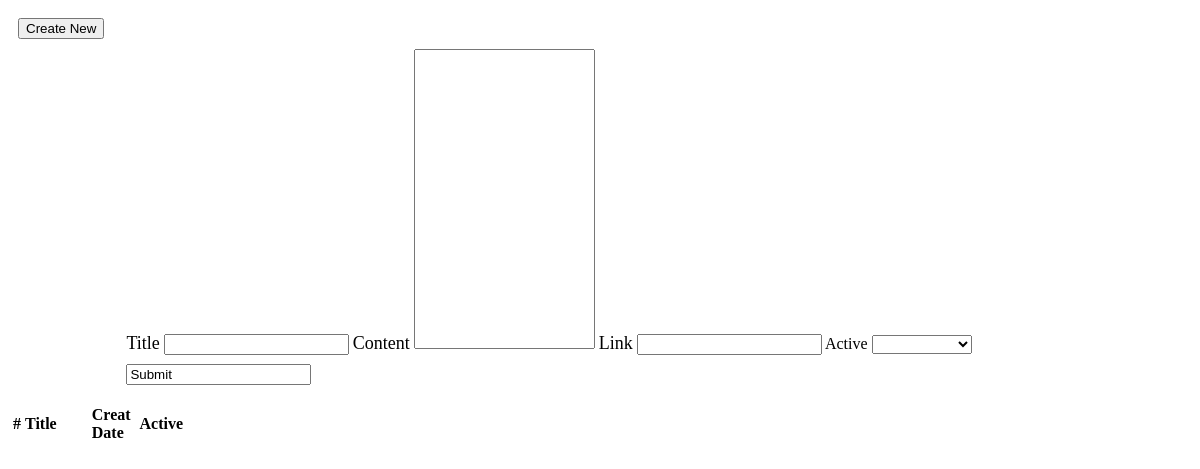
/home/update_news/, run on an earlier commit of the app's database.
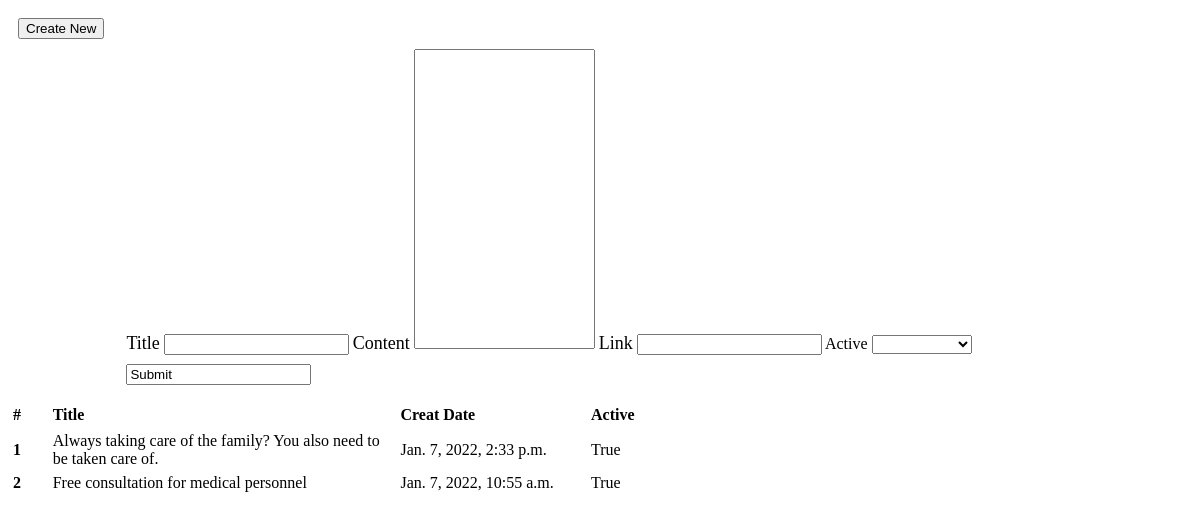
And on a later commit of the database.
### home/models.py (models this page shows)
class LatestNews(models.Model):
    seq = models.BigAutoField(db_column='Seq', primary_key=True)
    user_id = models.ForeignKey(User,on_delete=models.SET_NULL, blank=True, null=True)
    news_title = models.CharField(db_column='NewsTitle', max_length=100, blank=True)
    news_content = models.CharField(db_column='NewsContent', max_length=400, blank=True)
    news_link = models.CharField(db_column='NewsLink', max_length=200, blank=True)
    news_location = models.BooleanField(db_column='NewsLocation', blank=True)
    active = models.BooleanField(db_column='Active', blank=True)
    creatdt = models.DateTimeField(db_column='CreatDt', blank=True)
    updatedt = models.DateTimeField(db_column='UpdateDt', blank=True)

### home/views.py (the view, shortened to what this page needs)
# urls.py: path('update_news/', views.update_news, name='update_news'),
def update_news(request):
    if request.method == 'POST':
        data = request.POST
        form = LatestNewsForm(data)
        if data.get("seq"):
            record = LatestNews.objects.filter(seq=data.get("seq"))
            form = LatestNewsForm(data, instance=record[0])
            if form.is_valid():
                try:
                    if requests.get(data.get("news_link")):
                        submit_form = form.save(commit=False)
                        submit_form.active = int(data.get('active'))
                        submit_form.news_location = True
                        submit_form.updatedt = datetime.today()
                        submit_form.save()
                        result = {'result': True, 'message': 'Save success.'}
                    elif requests.get(f"http://{request.META.get('HTTP_HOST', '')}/{data.get('news_link')}"):
                        submit_form = form.save(commit=False)
                        submit_form.active = int(data.get('active'))
                        submit_form.news_location = False
                        submit_form.updatedt = datetime.today()
                        submit_form.save()
                        result = {'result': True, 'message': 'Save success.'}
                except:
                    result = {'result': False, 'message': 'Link address is not correct. Please check.'}
            else:
                message = error_dict_convert(form.errors)
                result = {'result': False, 'message': message}
        else:
            form = LatestNewsForm(data)
            if form.is_valid():
                try:
                    if requests.get(data.get('news_link')):
                        submit_form = form.save(commit=False)
                        submit_form.news_location = True
                        submit_form.user_id_id = request.user.id
                        submit_form.creatdt = datetime.today()
                        submit_form.updatedt = datetime.today()
                        submit_form.save()
                        result = {'result': True, 'message': 'Save success.'}
                    elif requests.get(f"http://{request.META.get('HTTP_HOST', '')}/{data.get('news_link')}"):
                        submit_form = form.save(commit=False)
                        submit_form.news_location = False
                        submit_form.active = int(data.get('active'))
                        submit_form.user_id = request.user.id
                        submit_form.creatdt = datetime.today()
                        submit_form.updatedt = datetime.today()
                        submit_form.save()
                        result = {'result': True, 'message': 'Save success.'}
                except:
                    result = {'result': False, 'message': 'Link address is not correct. Please check.'}
            else:
                message = error_dict_convert(form.errors)
                result = {'result': False, 'message': message}
        return HttpResponse(json.dumps(result), content_type='application/json')
    else:
        len = int(request.GET.get('getData', 0))
        original_news = LatestNews.objects.filter().order_by('-creatdt')[:15]
        return render(request, "home/update_news.html", locals())

### templates/home/update_news.html (shortened to what this page needs)
<div class="row no-gutters">
    <div class="col-6">
        <form id="update_news_form" style="display: block">
            <button class="btn btn-outline-primary" type="button" onclick="enter_new_form()" style="margin: 10px">Create New</button>
            <div style="width: 90%; margin-left: auto">
                <label class="topic">Title</label>
                <input id="news_title" name="news_title" class="form-control new_form" >
                <label class="topic">Content</label>
                <textarea id="news_content" name="news_content" class="form-control new_form" style="height: 300px; resize: none"></textarea>
                <label class="topic">Link</label>
                <input id="news_link" name="news_link" class="form-control new_form">
                <label>Active</label>
                <select id="active" name="active" class="form-select new_form" aria-label="Default select example"
                        style="margin-bottom: 10px; width: 100px">
                  <option></option>
                  <option value=1>True</option>
                </select><br>
                <input id="save" class="btn btn-primary" onclick="form_submit()" value="Submit">
            </div>
        </form>
    </div>
    <div id="news_div" class="col-6">
        <table id="news_table" class="table table-hover">
            <thead>
                <tr>
                    <th scope="col" class="column_1">#</th>
                    <th scope="col" class="column_2">Title</th>
                    <th scope="col" class="column_3">Creat Date</th>
                    <th scope="col" class="column_4">Active</th>
                </tr>
            </thead>
            <tbody>
                {% for new in original_news %}
                    <tr id="news_row{{ forloop.counter }}" onclick="news_row(this.id)">
                        <th scope="row" class="column_1">{{ forloop.counter }}</th>
                        <td class="column_2">{{ new.news_title }}</td>
                        <td class="column_3">{{ new.creatdt }}</td>
                        <td class="column_4">{{ new.active }}</td>
                    </tr>
                {% endfor %}
            </tbody>
        </table>
    </div>
</div>

What changed in the data, as far as the page shows it:
added LatestNews: news_title "Always taking care of the family? You also need to be taken care of.", creatdt "Jan. 7, 2022, 2:33 p.m.", active "True"
added LatestNews: news_title "Free consultation for medical personnel", creatdt "Jan. 7, 2022, 10:55 a.m.", active "True"
